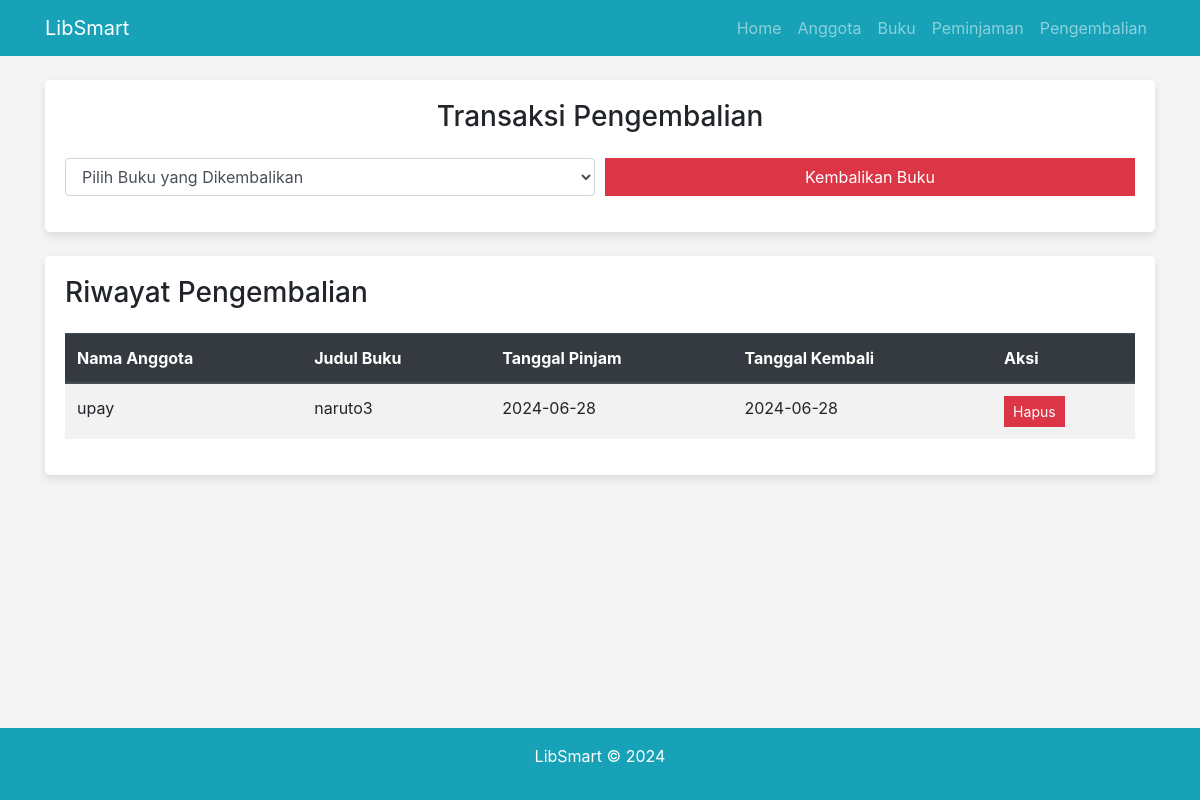
/pengembalian.php, run on the app's committed database.
### tables this page shows
CREATE TABLE `peminjaman` (
  `id` int NOT NULL,
  `id_anggota` int DEFAULT NULL,
  `id_buku` int DEFAULT NULL,
  `tanggal_pinjam` date DEFAULT NULL,
  `tanggal_kembali` date DEFAULT NULL
);

CREATE TABLE `anggota` (
  `id` int NOT NULL,
  `nim` varchar(50) NOT NULL,
  `nama` varchar(100) NOT NULL,
  `alamat` text
);

CREATE TABLE `buku` (
  `id` int NOT NULL,
  `judul` varchar(100) NOT NULL,
  `pengarang` varchar(100) DEFAULT NULL,
  `rak` varchar(50) DEFAULT NULL,
  `status_pinjam` tinyint(1) DEFAULT '0',
  `jumlah` int DEFAULT '0'
);

### pengembalian.php (the view, shortened to what this page needs)
<?php
include 'koneksi.php';
$riwayat_pengembalian = $conn->query("SELECT peminjaman.id, anggota.nama, buku.judul, peminjaman.tanggal_pinjam, peminjaman.tanggal_kembali FROM peminjaman JOIN anggota ON peminjaman.id_anggota = anggota.id JOIN buku ON peminjaman.id_buku = buku.id WHERE peminjaman.tanggal_kembali IS NOT NULL ORDER BY peminjaman.tanggal_kembali DESC");
?>
<!DOCTYPE html>
<html>
<head>
    <link href="https://maxcdn.bootstrapcdn.com/bootstrap/4.5.2/css/bootstrap.min.css" rel="stylesheet">
</head>
<body>
<nav class="navbar navbar-expand-lg navbar-dark bg-info">
    <div class="container">
        <a class="navbar-brand" id="branding" href="index.php">LibSmart</a>
        <div class="collapse navbar-collapse" id="navbarNav">
            <ul class="navbar-nav ml-auto">
                <li class="nav-item">
                    <a class="nav-link" href="index.php">Home</a>
                </li>
                <li class="nav-item">
                    <a class="nav-link" href="anggota.php">Anggota</a>
                </li>
                <li class="nav-item">
                    <a class="nav-link" href="buku.php">Buku</a>
                </li>
                <li class="nav-item">
                    <a class="nav-link" href="peminjaman.php">Peminjaman</a>
                </li>
                <li class="nav-item">
                    <a class="nav-link" href="pengembalian.php">Pengembalian</a>
                </li>
            </ul>
        </div>
    </div>
</nav>
<div class="container mt-4">
    <div class="form-container mb-4">
        <h3 class="text-center mb-4">Transaksi Pengembalian</h3>
        <form method="POST" action="pengembalian.php">
            <div class="form-row">
                <div class="form-group col-md-6">
                    <select name="id" class="form-control" required>
                        <option value="">Pilih Buku yang Dikembalikan</option>
                    </select>
                </div>
                <div class="form-group col-md-6">
                    <input type="submit" name="kembali" class="btn btn-danger btn-block" value="Kembalikan Buku">
                </div>
            </div>
        </form>
    </div>
    <div class="table-container">
        <h3 class="mb-4">Riwayat Pengembalian</h3>
        <table class="table table-striped">
            <thead class="thead-dark">
                <tr>
                    <th>Nama Anggota</th>
                    <th>Judul Buku</th>
                    <th>Tanggal Pinjam</th>
                    <th>Tanggal Kembali</th>
                    <th>Aksi</th>
                </tr>
            </thead>
            <tbody>
                <?php while($row = $riwayat_pengembalian->fetch_assoc()): ?>
                <tr class="fade-in">
                    <td><?php echo $row['nama']; ?></td>
                    <td><?php echo $row['judul']; ?></td>
                    <td><?php echo $row['tanggal_pinjam']; ?></td>
                    <td><?php echo $row['tanggal_kembali']; ?></td>
                    <td>
                        <form method="POST" action="pengembalian.php" style="display: inline-block;">
                            <button type="submit" name="hapus" class="btn btn-danger btn-sm">Hapus</button>
                        </form>
                    </td>
                </tr>
                <?php endwhile; ?>
            </tbody>
        </table>
    </div>
</div>
<footer class="bg-info text-white text-center py-3">
    <p>LibSmart &copy; 2024</p>
</footer>
</body>
</html>

### pengembalian.php (style rules this page uses)
body { background-color: #f4f4f4; padding-bottom: 60px; }
.form-container { background: #fff; padding: 20px; border-radius: 5px; box-shadow: 0 4px 8px rgba(0, 0, 0, 0.1); }
.table-container { background: #fff; padding: 20px; border-radius: 5px; box-shadow: 0 4px 8px rgba(0, 0, 0, 0.1); }
.btn { border-radius: 0; }
.btn-danger { background-color: #dc3545; }
footer { background: #50b3a2; color: #fff; text-align: center; padding: 20px 0; position: fixed; width: 100%; bottom: 0; }
.table thead th { vertical-align: middle; }
.fade-in { animation: fadeIn 0.5s ease-in-out; }

### data on the page
peminjaman: id_anggota.nama "upay", id_buku.judul "naruto3", tanggal_pinjam "2024-06-28", tanggal_kembali "2024-06-28"
